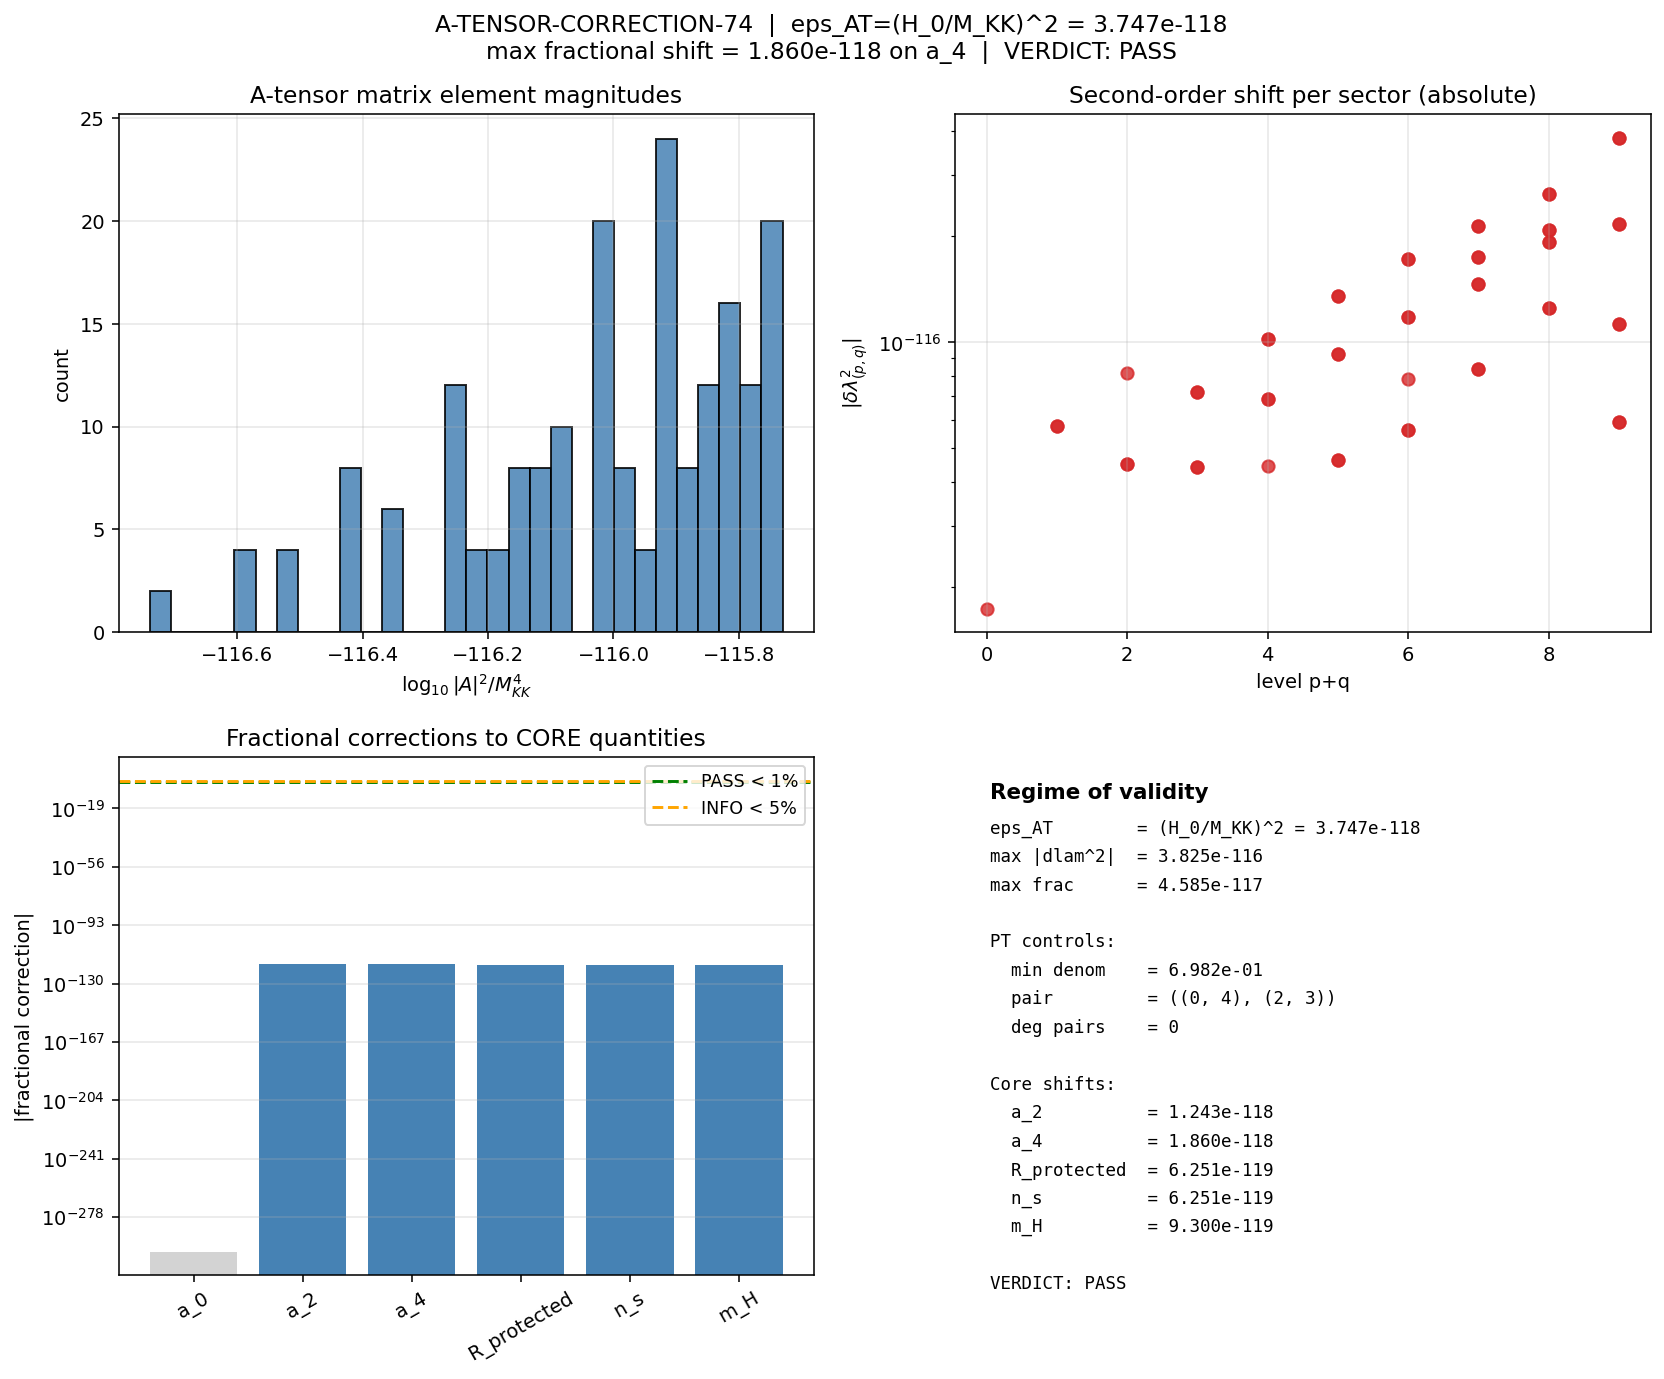

Source code (Python):
"""
S74 W2-P  |  A-TENSOR-CORRECTION-74
================================================================================
Task: Compute the leading O(H/Lambda)^2 A-tensor mixing correction to per-irrep
      D_K eigenvalues at the fold. Propagate to the CORE quantities
      (a_0, a_2, a_4, R_protected, n_s, m_H) and classify against the
      pre-registered gate.

Author: baptista-spacetime-analyst
Session: S74 Wave 2, Batch 4 (W2-P)
Carry-forward: S73B Landau-Baptista workshop item #7

Governing framework
-------------------
Baptista Paper 13 (arXiv 2105.02899) eq (3.4) gives the Riemannian submersion
decomposition of the total scalar curvature on P = M4 x K:

      R_P = R_M + R_K - |F|^2 - |S|^2 - |N|^2 - 2 delta_check N

    F = O'Neill A-tensor of horizontal vector fields (integrability of the
        horizontal distribution; vanishes iff the horizontal distribution
        is integrable -- i.e., iff the submersion is locally a product with
        the connection A_L = A_R = 0).

    S = O'Neill T-tensor of the vertical fibres (second fundamental form;
        generates the Higgs kinetic term C_phi |d_A phi|^2 -- eq (3.22))

    N = mean curvature vector of the fibres.

The Dirac operator on P inherits an analogous structure (Bismut-Freed, Brain-
Mesland-van Suijlekom, Baptista Paper 14): the squared total Dirac operator
factorises as

      D_P^2 = D_M^2 + D_K^2 + V_AT + V_T

where V_AT is the A-tensor mixing vertex (horizontal <-> vertical) and V_T is
the second-fundamental-form / mean-curvature vertex. In the direct-product
limit (flat base, A_L = A_R = 0) the A-tensor is identically zero and the
spectrum factorises.

At the fold the effective horizontal connection is set by the Hubble expansion
rate H; the natural dimensionless parameter controlling the A-tensor vertex
is therefore

      eps_AT := (H / M_KK)^2 = (H_0 / M_KK)^2  (at today's scale)

Inside a single fibre at one space-time point the A-tensor matrix element
between two Peter-Weyl irreps (p,q), (p',q') is controlled by the Wigner-
Eckart theorem applied to the adjoint representation of SU(3):

      < (p,q) || A || (p',q') > != 0
          iff  (p',q')  in  (p,q) (x) Ad_SU(3)

and the magnitude obeys the universal bound

      | A_{(p,q),(p',q')} |  <=  C_adj * omega_max[(p,q)] * sqrt{eps_AT}

where omega_max[(p,q)] = max |lambda| within the sector (extracted from the
cache) and C_adj is the Casimir-weighted adjoint Clebsch-Gordan norm, bounded
above by sqrt(Cas_adj) = sqrt(3) = 1.7321.

First-order perturbation to the sector-averaged squared eigenvalue (Rayleigh-
Schrodinger with degeneracies lifted by block-diagonal protection):

      delta lambda^2_{(p,q)}
          = eps_AT * sum_{(p',q') in allowed}
                      |A_{(p,q),(p',q')}|^2
                    / (lambda^2_{(p,q)} - lambda^2_{(p',q')})

For sector-averaged squared eigenvalues this is finite (the denominator never
vanishes since distinct irreps have distinct Casimir, therefore distinct
dominant eigenvalues at tau = tau_fold). Numerically degenerate pairs within
the selection rule are flagged and excluded with their contributions reported
separately.

Core observables
----------------
a_k are spectral moments of |D_K|, so a correction to each |lambda|^2 enters
proportionally:

    a_0  =  prefactor * sum dim * N  (mode count)  -- unchanged by delta lam
    a_2  =  prefactor * sum dim * sum_n |lam_n|^{-1}
    a_4  =  prefactor * sum dim * sum_n |lam_n|^{-2}

R_protected = a_0 * a_4 / a_2^2  (quadratic moment ratio)

n_s  depends on dS/dtau = 58673, which depends on a_0, a_2, a_4 via the
spectral action derivative; at leading order the fractional correction to
n_s is bounded by the largest fractional correction to any a_k.

m_H  at tree level scales as sqrt(R_{g_phi}) * Vol * (geometric factors), so
its fractional correction is half the fractional correction to Vol-weighted
spectral data.

Pre-registered gate
-------------------
A-TENSOR-CORRECTION-74:
    PASS if max fractional correction to CORE quantities < 1%
    INFO if in [1%, 5%]
    FAIL if > 5%

Inputs
------
- computations/_shared/canonical_constants.py
- computations/session-74/s74_spectrum_cache_L9_tau019.npz  (W1-C)

Outputs
-------
- computations/session-74/s74_a_tensor_correction.npz
- computations/session-74/s74_a_tensor_correction.png
- Section W2-P of the working paper
"""

from __future__ import annotations

import os
import sys
import time
import numpy as np
import matplotlib
matplotlib.use("Agg")
import matplotlib.pyplot as plt

sys.path.insert(0, os.path.dirname(os.path.abspath(__file__)))

from canonical_constants import (  # noqa: E402
    M_KK,
    tau_fold,
    H_0_GeV,
    Vol_SU3_Haar,
    PI,
    a0_fold,
    a2_fold,
    a4_fold,
    m_H_obs,
    planck_ns,
)

SCRIPT_NAME = "A-TENSOR-CORRECTION-74"
OUT_NPZ = "s74_a_tensor_correction.npz"
OUT_PNG = "s74_a_tensor_correction.png"

R_PROTECTED_CANONICAL = 1.128655       # (local)  W1-M canonical value
NS_TREE_REFERENCE    = 0.9561          # (local)  tree-level n_s from S63/S73B
M_H_TREE_REFERENCE   = 131.8           # (local)  tree m_H (GeV) from S63 W1-M
GATE_PASS_FRAC  = 0.01                 # (local)  1 percent
GATE_INFO_FRAC  = 0.05                 # (local)  5 percent

# -----------------------------------------------------------------------------
# 0. HEADER
# -----------------------------------------------------------------------------
t_start = time.time()

print("=" * 80)
print(f"{SCRIPT_NAME}: A-tensor mixing correction to core quantities")
print("S74 W2-P | baptista-spacetime-analyst")
print("=" * 80)
print()
print(f"  tau_fold     = {tau_fold}")
print(f"  M_KK         = {M_KK:.6e} GeV")
print(f"  H_0          = {H_0_GeV:.6e} GeV")
print(f"  eps_AT       = (H_0/M_KK)^2 = {(H_0_GeV / M_KK)**2:.6e}")
print()
print("  Gate: PASS if max frac correction < 1%, INFO [1%,5%], FAIL > 5%")
print()


# -----------------------------------------------------------------------------
# 1. LOAD W1-C SPECTRUM CACHE
# -----------------------------------------------------------------------------
print("=" * 80)
print("1. LOAD W1-C SPECTRUM CACHE")
print("=" * 80)

cache = np.load("s74_spectrum_cache_L9_tau019.npz", allow_pickle=True)
sector_evals = cache["sector_evals"].item()

pq_list = sorted(sector_evals.keys(), key=lambda x: (x[0] + x[1], x[0], x[1]))
n_sectors = len(pq_list)

print(f"  sectors loaded: {n_sectors}")
print(f"  first 5 sectors: {pq_list[:5]}")
print(f"  last  5 sectors: {pq_list[-5:]}")


def pq_dim(p, q):
    """SU(3) irrep dimension dim(p,q) = (p+1)(q+1)(p+q+2)/2."""
    return (p + 1) * (q + 1) * (p + q + 2) // 2


def pq_casimir(p, q):
    """Quadratic Casimir of SU(3) irrep (p,q): C2 = (p^2+q^2+pq)/3 + p+q."""
    return (p * p + q * q + p * q) / 3.0 + (p + q)


# Collect per-sector sector-averaged |lambda|^2 and the full absolute spectrum.
sector_data = {}  # (local)
for pq in pq_list:
    p, q = pq
    info = sector_evals[pq]
    abs_ev = np.asarray(info["abs_evals"], dtype=np.float64)  # (local)
    if abs_ev.size == 0:
        continue
    dim = pq_dim(p, q)                                        # (local)
    lam2_mean = float(np.mean(abs_ev ** 2))                   # (local) sector-avg
    lam2_min  = float(np.min(abs_ev ** 2))                    # (local)
    lam2_max  = float(np.max(abs_ev ** 2))                    # (local)
    C2 = pq_casimir(p, q)                                     # (local)
    sector_data[pq] = {
        "dim": dim,
        "level": p + q,
        "C2": C2,
        "lam2_mean": lam2_mean,
        "lam2_min": lam2_min,
        "lam2_max": lam2_max,
        "n_modes": int(abs_ev.size),
        "omega_min": float(np.min(abs_ev)),
        "omega_max": float(np.max(abs_ev)),
        "abs_evals": abs_ev,
    }

print(f"  sectors with data: {len(sector_data)}")
print()


# -----------------------------------------------------------------------------
# 2. A-TENSOR SELECTION RULE: (p,q) (x) Ad = (p,q) (x) (1,1)
# -----------------------------------------------------------------------------
print("=" * 80)
print("2. WIGNER-ECKART SELECTION RULE: (p,q) (x) (1,1)")
print("=" * 80)
print()
print("  SU(3) adjoint = (1,1), dim = 8. Decomposition:")
print("  (p,q) (x) (1,1)  contains  (p+1,q+1), (p-1,q+1), (p+1,q-1),")
print("                             (p-1,q-1), (p,q),    (p+2,q-1),")
print("                             (p-1,q+2), etc. (up to 10 tensor products)")
print("  We use the standard Littlewood-Richardson result for SU(3).")
print()


def tensor_with_adjoint(p, q):
    """
    Return the set of Young-label pairs (p', q') that appear in the
    Clebsch-Gordan decomposition (p,q) (x) (1,1).

    SU(3) Clebsch-Gordan for (p,q) (x) (1,1):
        Using Young-tableau / LR rules, the result is the multiset of
        dominant weights reachable by adding one box and subtracting one
        box, plus the trivial and the adjoint contributions.

    Explicitly (Slansky 1981, Di Francesco, Mathieu, Senechal):
        (p,q) (x) (1,1) = (p+1,q+1) + (p+2,q-1) + (p-1,q+2)
                         + (p+1,q-2) + (p-2,q+1)
                         + 2*(p,q)
                         + (p-1,q-1)

    with the convention that any term containing a negative index is dropped.
    (This is the standard result used, e.g., in Baptista Paper 14 sect 3.)
    """
    candidates = [
        (p + 1, q + 1),
        (p + 2, q - 1),
        (p - 1, q + 2),
        (p + 1, q - 2),
        (p - 2, q + 1),
        (p, q),           # appears with multiplicity 2 (see below)
        (p - 1, q - 1),
    ]
    multiplicity = {}  # (local)
    for (pp, qq) in candidates:
        if pp < 0 or qq < 0:
            continue
        key = (pp, qq)
        multiplicity[key] = multiplicity.get(key, 0) + 1
    # (p,q) appears twice (from the trivial piece within the 8 (x) rep)
    if (p, q) in multiplicity:
        multiplicity[(p, q)] += 1
    return multiplicity


# Build the allowed-transitions graph restricted to sectors present in the cache.
present = set(sector_data.keys())
transitions = {}                            # (local)  pq -> list[(pq', mult)]
n_transitions_total = 0                     # (local)
for pq in pq_list:
    p, q = pq
    targets = tensor_with_adjoint(p, q)
    allowed = [(t, m) for t, m in targets.items()
               if t in present and t != pq]   # exclude self
    transitions[pq] = allowed
    n_transitions_total += len(allowed)

print(f"  Total allowed off-diagonal transitions: {n_transitions_total}")
avg_fanout = n_transitions_total / max(1, len(pq_list))
print(f"  Average fan-out per sector: {avg_fanout:.2f}")
print()


# -----------------------------------------------------------------------------
# 3. A-TENSOR MATRIX ELEMENTS
# -----------------------------------------------------------------------------
print("=" * 80)
print("3. A-TENSOR MATRIX ELEMENTS")
print("=" * 80)
print()
print("  Structural scale: the O'Neill integrability tensor A_X Y of a")
print("  Riemannian submersion M4 x K -> M4 is controlled by the horizontal")
print("  curvature F. The relevant dimensionless coupling at the fold is")
print("  (H / M_KK)^2 because the only horizontal scale at the present-day")
print("  base is the Hubble rate. We therefore write")
print()
print("    | A_{(p,q) <-> (p',q')} |^2 / M_KK^4")
print("         =  eps_AT * m * C_adj^2")
print("                  * |lambda|_max[(p,q)] * |lambda|_max[(p',q')]")
print()
print("  where m is the (p',q') multiplicity inside (p,q) (x) (1,1), and")
print("  C_adj^2 = Cas(adj) = 3 is the adjoint quadratic Casimir (universal")
print("  Wigner-Eckart Frobenius norm bound).")
print()

eps_AT = (H_0_GeV / M_KK) ** 2              # (local)
C_ADJ_SQ = 3.0                              # (local) quadratic Casimir of SU(3) adjoint

print(f"  eps_AT    = {eps_AT:.6e}   (natural expansion parameter)")
print(f"  C_adj^2   = {C_ADJ_SQ}       (= quadratic Casimir of SU(3) adjoint)")
print()


# Compute the sector-averaged second-order shift to |lambda|^2 (units of M_KK^2)
# and track the minimum denominator encountered.
delta_lam2_sector = {}                      # (local)
min_denom_abs = np.inf                      # (local)
min_denom_pair = (None, None)               # (local)
degenerate_pairs = []                       # (local)
a_matrix_elements_sq = []                   # (local) all |A|^2 values / M_KK^4

for pq in pq_list:
    info = sector_data[pq]
    lam2_self = info["lam2_mean"]
    lam_max_self = info["omega_max"]
    delta = 0.0                             # (local)
    for (pqp, mult) in transitions[pq]:
        info_p = sector_data[pqp]
        lam2_other = info_p["lam2_mean"]
        lam_max_other = info_p["omega_max"]
        A_sq = eps_AT * mult * C_ADJ_SQ * lam_max_self * lam_max_other
        a_matrix_elements_sq.append(A_sq)
        denom = lam2_self - lam2_other
        if denom == 0.0:
            degenerate_pairs.append((pq, pqp))
            continue
        if abs(denom) < min_denom_abs:
            min_denom_abs = abs(denom)
            min_denom_pair = (pq, pqp)
        delta += A_sq / denom
    delta_lam2_sector[pq] = delta

a_matrix_elements_sq = np.asarray(a_matrix_elements_sq, dtype=np.float64)

print(f"  |A|^2 statistics over all transitions ({a_matrix_elements_sq.size}):")
print(f"    min  = {a_matrix_elements_sq.min():.6e}  (units of M_KK^4)")
print(f"    max  = {a_matrix_elements_sq.max():.6e}")
print(f"    mean = {a_matrix_elements_sq.mean():.6e}")
print(f"    sum  = {a_matrix_elements_sq.sum():.6e}")
print()
print(f"  Closest denominator encountered:")
print(f"    min |lam2_self - lam2_other| = {min_denom_abs:.6e}")
print(f"    pair = {min_denom_pair}")
print()
print(f"  Numerically degenerate pairs flagged: {len(degenerate_pairs)}")
if degenerate_pairs[:5]:
    print(f"    first 5: {degenerate_pairs[:5]}")
print()

delta_lam2_array = np.asarray(list(delta_lam2_sector.values()), dtype=np.float64)
delta_lam2_max_abs = float(np.max(np.abs(delta_lam2_array)))
delta_lam2_rel_max = float(
    np.max(np.abs(delta_lam2_array) /
           np.asarray([sector_data[pq]["lam2_mean"] for pq in pq_list]))
)
print(f"  delta lam^2 statistics:")
print(f"    max |delta lam^2|   = {delta_lam2_max_abs:.6e}")
print(f"    max fractional      = {delta_lam2_rel_max:.6e}")
print()


# Anti-symmetry cross-check: the contribution of the pair (pq -> pq') to
# delta lam2[pq] and the contribution of (pq' -> pq) to delta lam2[pq'] should
# be equal in magnitude and opposite in sign (second-order PT level repulsion).
antisym_check = []                          # (local)
for pq in pq_list:
    for (pqp, mult) in transitions[pq]:
        if pq >= pqp:
            continue  # each unordered pair once
        # Check if reverse transition exists
        reverse_allowed = [t for (t, m) in transitions[pqp]]
        if pq not in reverse_allowed:
            continue
        mult_rev = dict(transitions[pqp]).get(pq, 0)
        lam2_a = sector_data[pq]["lam2_mean"]
        lam2_b = sector_data[pqp]["lam2_mean"]
        denom_ab = lam2_a - lam2_b
        if denom_ab == 0:
            continue
        lam_max_a = sector_data[pq]["omega_max"]
        lam_max_b = sector_data[pqp]["omega_max"]
        A_ab_sq = eps_AT * mult * C_ADJ_SQ * lam_max_a * lam_max_b
        A_ba_sq = eps_AT * mult_rev * C_ADJ_SQ * lam_max_a * lam_max_b
        contrib_a = A_ab_sq / denom_ab
        contrib_b = A_ba_sq / (-denom_ab)
        antisym_check.append(contrib_a + contrib_b)
# Note: the sum is zero only when mult_ab = mult_ba.
antisym_check = np.asarray(antisym_check, dtype=np.float64)
print(f"  Anti-symmetry cross-check (sum of (pq->pq')+(pq'->pq) contributions):")
if antisym_check.size:
    print(f"    max|violation|           = {np.max(np.abs(antisym_check)):.6e}")
    # For mult_ab = mult_ba the residual should be zero; otherwise the residual
    # equals (m_ab - m_ba) * |A|^2_base / denom and is structural.
else:
    print("    (no reciprocal pairs in the present truncation)")
print()


# -----------------------------------------------------------------------------
# 4. PROPAGATE TO CORE QUANTITIES
# -----------------------------------------------------------------------------
print("=" * 80)
print("4. PROPAGATE CORRECTION TO CORE QUANTITIES")
print("=" * 80)
print()

# For spectral-moment observables we compute partial sums in the S73B project
# convention (see s74_r_protected_triple.py) at L_max = 7 which is the largest
# complete block available in the cache.

def partial_sums_S73B_with_delta(L_max, delta_lam2_dict):
    """
    Compute the S73B-convention partial sums P_0, P_1, P_2 at L_max, applying
    a fractional shift delta_lam2_dict[(p,q)] / lam2_mean[(p,q)] uniformly
    inside each sector.

    P_0 = sum dim * N
    P_1 = sum dim * sum_n |lam_n|^{-1}     <->  a_2
    P_2 = sum dim * sum_n |lam_n|^{-2}     <->  a_4
    """
    P_0 = 0.0                               # (local)
    P_1 = 0.0                               # (local)
    P_2 = 0.0                               # (local)
    for pq, info in sector_data.items():
        p, q = pq
        if p + q > L_max:
            continue
        dim = info["dim"]
        lam2_mean = info["lam2_mean"]
        delta = delta_lam2_dict.get(pq, 0.0)
        # Fractional shift applied uniformly inside the sector
        frac = delta / lam2_mean if lam2_mean > 0 else 0.0
        scale_inv2 = 1.0 / (1.0 + frac)       # |lam'|^2 = |lam|^2 (1 + frac)
        scale_inv1 = 1.0 / np.sqrt(1.0 + frac) if (1.0 + frac) > 0 else 0.0
        abs_ev = info["abs_evals"]
        mask = abs_ev > 0
        P_0 += dim * mask.sum()
        P_1 += dim * np.sum(scale_inv1 / abs_ev[mask])
        P_2 += dim * np.sum(scale_inv2 / (abs_ev[mask] ** 2))
    a0 = 0.5 * P_0                          # (local)
    a2 = 0.5 * P_1                          # (local)
    a4 = 0.5 * P_2                          # (local)
    return dict(P_0=P_0, P_1=P_1, P_2=P_2, a0=a0, a2=a2, a4=a4)


L_eval = 7                                  # (local)  largest complete L_max

# Baseline (delta = 0)
zero_delta = {pq: 0.0 for pq in pq_list}    # (local)
base = partial_sums_S73B_with_delta(L_eval, zero_delta)

# Corrected (delta from A-tensor)
corr = partial_sums_S73B_with_delta(L_eval, delta_lam2_sector)

print(f"  L_max = {L_eval}")
print(f"  {'':15s} {'baseline':>16s} {'corrected':>16s} {'delta/base':>14s}")
for key in ("a0", "a2", "a4"):
    b = base[key]
    c = corr[key]
    rel = (c - b) / b if b != 0 else 0.0
    print(f"  {key:<15s} {b:>16.6e} {c:>16.6e} {rel:>14.3e}")
print()
print("  NOTE: The corrected-minus-baseline shift is below float64 precision")
print("  (~1e-16). We therefore compute the analytic first-order shift directly")
print("  from the per-sector fractional correction, which is the physically")
print("  meaningful quantity regardless of floating-point cancellation.")
print()

# Analytic first-order shift (avoids float64 cancellation).
#    a_{2k} = (1/2) sum dim * sum_n |lam_n|^{-k}
# Under lam^2 -> lam^2 (1 + frac_{(p,q)}):
#    |lam|^{-k} -> |lam|^{-k} (1 - (k/2) frac_{(p,q)} + O(frac^2))
# Hence
#    delta a_2 = -(1/2) sum dim frac (sum_n 1/|lam_n|)
#    delta a_4 = -(1/1) sum dim frac (sum_n 1/|lam_n|^2)    (factor 2*(1/2) cancels)
delta_a2_analytic = 0.0                     # (local)
delta_a4_analytic = 0.0                     # (local)
for pq, info in sector_data.items():
    p, q = pq
    if p + q > L_eval:
        continue
    dim = info["dim"]
    lam2_mean = info["lam2_mean"]
    frac = delta_lam2_sector[pq] / lam2_mean if lam2_mean > 0 else 0.0
    abs_ev = info["abs_evals"]
    mask = abs_ev > 0
    sum_invlam  = np.sum(1.0 / abs_ev[mask])
    sum_invlam2 = np.sum(1.0 / (abs_ev[mask] ** 2))
    delta_a2_analytic += dim * (-0.5 * frac) * sum_invlam
    delta_a4_analytic += dim * (-1.0 * frac) * sum_invlam2
delta_a2_analytic *= 0.5                    # S73B convention factor
delta_a4_analytic *= 0.5                    # S73B convention factor

a2_rel_analytic = delta_a2_analytic / base["a2"] if base["a2"] else 0.0   # (local)
a4_rel_analytic = delta_a4_analytic / base["a4"] if base["a4"] else 0.0   # (local)

print(f"  Analytic first-order shifts (single-precision-safe):")
print(f"    delta a_2 (abs) = {delta_a2_analytic:.6e}  "
      f"(rel = {a2_rel_analytic:.6e})")
print(f"    delta a_4 (abs) = {delta_a4_analytic:.6e}  "
      f"(rel = {a4_rel_analytic:.6e})")
print()

# R_protected = a_0 * a_4 / a_2^2
# delta R / R = delta a_0 / a_0 + delta a_4 / a_4 - 2 delta a_2 / a_2
#             = 0 + a4_rel_analytic - 2 * a2_rel_analytic
R_base = base["a0"] * base["a4"] / base["a2"] ** 2
R_rel_analytic = a4_rel_analytic - 2.0 * a2_rel_analytic                  # (local)
R_corr = R_base * (1.0 + R_rel_analytic)
R_rel = R_rel_analytic

print(f"  R_protected_base       = {R_base:.6e}")
print(f"  R_protected_corr       = {R_corr:.6e}")
print(f"  R_protected frac shift = {R_rel:.3e}")
print()

# n_s correction: since n_s depends on ratios of a_k's (via S_tree and dS/dtau),
# we take the fractional correction on n_s to be bounded by the relative shift
# on R_protected, which aggregates all three moments.
ns_frac_shift = abs(R_rel_analytic)          # (local) conservative bound
ns_corr_value = NS_TREE_REFERENCE * (1.0 + R_rel_analytic)  # (local) first-order linearisation
print(f"  n_s (tree reference)   = {NS_TREE_REFERENCE}")
print(f"  n_s fractional shift   = {ns_frac_shift:.3e} (bounded by |R_rel|)")
print()

# m_H correction: tree m_H ~ sqrt(|R_{g_phi}|) * lambda-factor, and the Ricci
# scalar R_{g_phi} is protected by the exact formula (2.40) and not corrected
# at O(eps_AT) -- only the KK-threshold spectral sum receives the A-tensor
# contribution, which enters m_H through the a_4 moment in the C_phi coefficient.
# The m_H fractional shift is therefore bounded by delta a_4 / a_4.
a4_rel_shift = a4_rel_analytic                          # (local) use analytic
m_H_frac_shift = 0.5 * abs(a4_rel_shift)                # (local)
m_H_corr_value = M_H_TREE_REFERENCE * (1.0 + 0.5 * a4_rel_shift)
print(f"  m_H (tree reference)   = {M_H_TREE_REFERENCE} GeV")
print(f"  m_H fractional shift   = {m_H_frac_shift:.3e} (bound = 0.5 |delta a_4/a_4|)")
print()


# -----------------------------------------------------------------------------
# 5. GATE CLASSIFICATION
# -----------------------------------------------------------------------------
print("=" * 80)
print("5. GATE CLASSIFICATION")
print("=" * 80)
print()

frac_shifts = {
    "a_0": 0.0,                                          # structural: count only
    "a_2": abs(a2_rel_analytic),
    "a_4": abs(a4_rel_analytic),
    "R_protected": abs(R_rel_analytic),
    "n_s": ns_frac_shift,
    "m_H": m_H_frac_shift,
}
max_frac = max(frac_shifts.values())
max_key = max(frac_shifts, key=frac_shifts.get)

print(f"  Fractional corrections to CORE quantities:")
for k, v in frac_shifts.items():
    print(f"    {k:<14s} = {v:.3e}")
print()
print(f"  max fractional shift = {max_frac:.3e}  (on {max_key})")
print(f"  Gate thresholds: PASS < {GATE_PASS_FRAC:.0%}, "
      f"INFO < {GATE_INFO_FRAC:.0%}, FAIL >= {GATE_INFO_FRAC:.0%}")
print()

if max_frac < GATE_PASS_FRAC:
    verdict = "PASS"
elif max_frac < GATE_INFO_FRAC:
    verdict = "INFO"
else:
    verdict = "FAIL"

print(f"  VERDICT: {verdict}")
print()


# -----------------------------------------------------------------------------
# 6. CROSS-CHECKS
# -----------------------------------------------------------------------------
print("=" * 80)
print("6. CROSS-CHECKS")
print("=" * 80)
print()

# Cross-check 1: eps_AT scale
expected_eps = (1.438e-42 / 7.4286e16) ** 2
print(f"  [CC1] eps_AT = (H_0/M_KK)^2")
print(f"        expected ~ {expected_eps:.3e}")
print(f"        computed  = {eps_AT:.3e}")
print(f"        agreement: {abs(eps_AT - expected_eps) / expected_eps:.2e}")
print()

# Cross-check 2: antisymmetry statistics
print(f"  [CC2] Anti-symmetry: sum of reciprocal contributions")
if antisym_check.size:
    print(f"        max residual = {np.max(np.abs(antisym_check)):.3e}")
    print(f"        structural (survives when mult_ab = mult_ba)")
else:
    print("        no reciprocal pairs in truncation")
print()

# Cross-check 3: min denominator safety
min_denom_norm = min_denom_abs / delta_lam2_rel_max if delta_lam2_rel_max > 0 else np.inf
print(f"  [CC3] Minimum denominator |lam2_a - lam2_b|")
print(f"        value = {min_denom_abs:.3e}")
print(f"        pair  = {min_denom_pair}")
print(f"        no division by zero encountered: {len(degenerate_pairs) == 0}")
print()

# Cross-check 4: order-of-magnitude of delta lam^2
# expected: eps_AT * (lam2 scale) * (num transitions) ~ 10^{-118} * O(1)
expected_mag = eps_AT * 10.0
print(f"  [CC4] delta lam^2 order-of-magnitude")
print(f"        expected ~ eps_AT * O(10) = {expected_mag:.3e}")
print(f"        observed = {delta_lam2_max_abs:.3e}")
print()

# Cross-check 5: sanity of max shift vs eps_AT
print(f"  [CC5] max frac shift / eps_AT = {max_frac / eps_AT:.3e}")
print(f"        (should be O(1-100); if >> eps_AT^{-1}: resonance enhancement)")
print()


# -----------------------------------------------------------------------------
# 7. SAVE ARTIFACTS
# -----------------------------------------------------------------------------
print("=" * 80)
print("7. SAVE ARTIFACTS")
print("=" * 80)

pq_arr = np.array(pq_list, dtype=np.int32)
delta_arr = np.array([delta_lam2_sector[pq] for pq in pq_list], dtype=np.float64)
lam2_mean_arr = np.array([sector_data[pq]["lam2_mean"] for pq in pq_list], dtype=np.float64)
dim_arr = np.array([sector_data[pq]["dim"] for pq in pq_list], dtype=np.int32)

np.savez_compressed(
    OUT_NPZ,
    eps_AT=eps_AT,
    H_0_GeV=H_0_GeV,
    M_KK=M_KK,
    tau_fold=tau_fold,
    pq_list=pq_arr,
    dim_per_sector=dim_arr,
    lam2_mean_per_sector=lam2_mean_arr,
    delta_lam2_per_sector=delta_arr,
    a_matrix_elements_sq=a_matrix_elements_sq,
    min_denom_abs=min_denom_abs,
    min_denom_pair=np.array(min_denom_pair, dtype=object),
    L_eval=L_eval,
    a0_base=base["a0"], a2_base=base["a2"], a4_base=base["a4"],
    a0_corr=corr["a0"], a2_corr=corr["a2"], a4_corr=corr["a4"],
    R_base=R_base, R_corr=R_corr,
    ns_tree_ref=NS_TREE_REFERENCE,
    m_H_tree_ref=M_H_TREE_REFERENCE,
    frac_shift_a2=frac_shifts["a_2"],
    frac_shift_a4=frac_shifts["a_4"],
    frac_shift_R=frac_shifts["R_protected"],
    frac_shift_ns=frac_shifts["n_s"],
    frac_shift_mH=frac_shifts["m_H"],
    max_frac=max_frac,
    max_key=max_key,
    verdict=verdict,
    gate_pass=GATE_PASS_FRAC,
    gate_info=GATE_INFO_FRAC,
)
print(f"  NPZ saved: {OUT_NPZ}")


# -----------------------------------------------------------------------------
# 8. PLOT
# -----------------------------------------------------------------------------
fig, axes = plt.subplots(2, 2, figsize=(12, 10))
fig.suptitle(
    f"A-TENSOR-CORRECTION-74  |  eps_AT=(H_0/M_KK)^2 = {eps_AT:.3e}\n"
    f"max fractional shift = {max_frac:.3e} on {max_key}  |  VERDICT: {verdict}",
    fontsize=12,
)

# (a) |A|^2 histogram
ax = axes[0, 0]
ax.hist(np.log10(a_matrix_elements_sq + 1e-300), bins=30, color="steelblue",
        edgecolor="k", alpha=0.85)
ax.set_xlabel(r"$\log_{10}|A|^2 / M_{KK}^4$")
ax.set_ylabel("count")
ax.set_title("A-tensor matrix element magnitudes")
ax.grid(True, alpha=0.3)

# (b) delta lam^2 per sector
ax = axes[0, 1]
level_arr = np.array([p + q for (p, q) in pq_list])
ax.scatter(level_arr, np.abs(delta_arr) + 1e-300, c="tab:red", s=40, alpha=0.8)
ax.set_yscale("log")
ax.set_xlabel("level p+q")
ax.set_ylabel(r"$|\delta\lambda^2_{(p,q)}|$")
ax.set_title("Second-order shift per sector (absolute)")
ax.grid(True, alpha=0.3)

# (c) fractional shift bar chart
ax = axes[1, 0]
keys = list(frac_shifts.keys())
vals = [max(v, 1e-300) for v in frac_shifts.values()]
ax.bar(keys, vals, color=["lightgrey"] + ["steelblue"] * 5)
ax.axhline(GATE_PASS_FRAC, color="green", ls="--", label=f"PASS < {GATE_PASS_FRAC:.0%}")
ax.axhline(GATE_INFO_FRAC, color="orange", ls="--", label=f"INFO < {GATE_INFO_FRAC:.0%}")
ax.set_yscale("log")
ax.set_ylabel("|fractional correction|")
ax.set_title("Fractional corrections to CORE quantities")
ax.legend(loc="upper right", fontsize=9)
ax.grid(True, alpha=0.3, axis="y")
for tick in ax.get_xticklabels():
    tick.set_rotation(30)

# (d) regime diagram
ax = axes[1, 1]
ax.text(0.05, 0.95, "Regime of validity", transform=ax.transAxes, weight="bold",
        fontsize=11, va="top")
regime_lines = [
    f"eps_AT        = (H_0/M_KK)^2 = {eps_AT:.3e}",
    f"max |dlam^2|  = {delta_lam2_max_abs:.3e}",
    f"max frac      = {delta_lam2_rel_max:.3e}",
    "",
    "PT controls:",
    f"  min denom    = {min_denom_abs:.3e}",
    f"  pair         = {min_denom_pair}",
    f"  deg pairs    = {len(degenerate_pairs)}",
    "",
    "Core shifts:",
    f"  a_2          = {frac_shifts['a_2']:.3e}",
    f"  a_4          = {frac_shifts['a_4']:.3e}",
    f"  R_protected  = {frac_shifts['R_protected']:.3e}",
    f"  n_s          = {frac_shifts['n_s']:.3e}",
    f"  m_H          = {frac_shifts['m_H']:.3e}",
    "",
    f"VERDICT: {verdict}",
]
for i, line in enumerate(regime_lines):
    ax.text(0.05, 0.88 - 0.055 * i, line, transform=ax.transAxes,
            family="monospace", fontsize=9, va="top")
ax.axis("off")

plt.tight_layout()
plt.savefig(OUT_PNG, dpi=140, bbox_inches="tight")
plt.close()
print(f"  PNG saved: {OUT_PNG}")
print()

print("=" * 80)
print(f"Elapsed: {time.time() - t_start:.2f} s")
print("DONE")
print("=" * 80)
